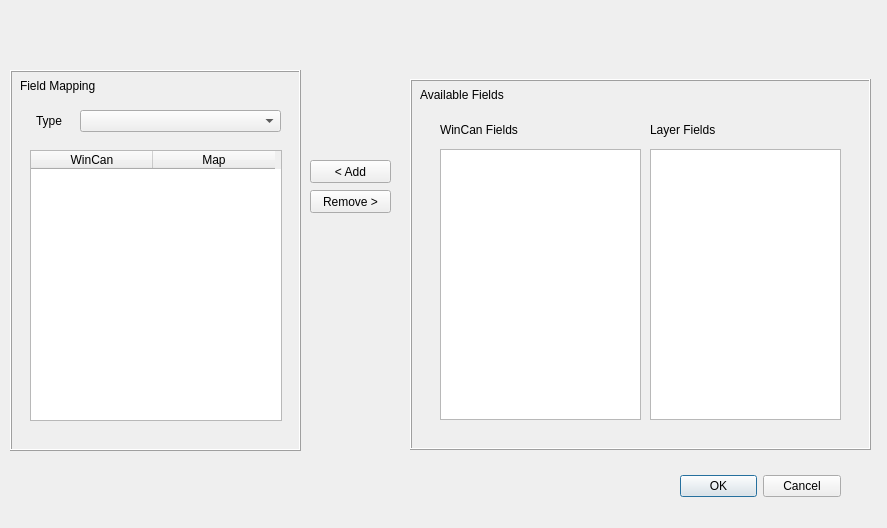
<?xml version="1.0" encoding="UTF-8"?>
<ui version="4.0">
 <class>VXDialogBase</class>
 <widget class="QDialog" name="VXDialogBase">
  <property name="enabled">
   <bool>true</bool>
  </property>
  <property name="geometry">
   <rect>
    <x>0</x>
    <y>0</y>
    <width>887</width>
    <height>528</height>
   </rect>
  </property>
  <property name="minimumSize">
   <size>
    <width>887</width>
    <height>528</height>
   </size>
  </property>
  <property name="maximumSize">
   <size>
    <width>887</width>
    <height>528</height>
   </size>
  </property>
  <property name="windowTitle">
   <string>Fields Mapping</string>
  </property>
  <property name="windowIcon">
   <iconset resource="../resources.qrc">
    <normaloff>:/Icons/Logo</normaloff>:/Icons/Logo</iconset>
  </property>
  <widget class="QDialogButtonBox" name="button_box">
   <property name="geometry">
    <rect>
     <x>680</x>
     <y>461</y>
     <width>161</width>
     <height>51</height>
    </rect>
   </property>
   <property name="sizePolicy">
    <sizepolicy hsizetype="Expanding" vsizetype="Expanding">
     <horstretch>0</horstretch>
     <verstretch>0</verstretch>
    </sizepolicy>
   </property>
   <property name="sizeIncrement">
    <size>
     <width>100</width>
     <height>100</height>
    </size>
   </property>
   <property name="styleSheet">
    <string notr="true"/>
   </property>
   <property name="orientation">
    <enum>Qt::Horizontal</enum>
   </property>
   <property name="standardButtons">
    <set>QDialogButtonBox::Cancel|QDialogButtonBox::Ok</set>
   </property>
  </widget>
  <widget class="QPushButton" name="addBtn">
   <property name="geometry">
    <rect>
     <x>310</x>
     <y>160</y>
     <width>81</width>
     <height>23</height>
    </rect>
   </property>
   <property name="text">
    <string>&lt; Add</string>
   </property>
  </widget>
  <widget class="QLabel" name="Logo">
   <property name="geometry">
    <rect>
     <x>315</x>
     <y>220</y>
     <width>71</width>
     <height>71</height>
    </rect>
   </property>
   <property name="text">
    <string/>
   </property>
   <property name="pixmap">
    <pixmap resource="../resources.qrc">:/Icons/Logo</pixmap>
   </property>
  </widget>
  <widget class="QFrame" name="frame">
   <property name="geometry">
    <rect>
     <x>410</x>
     <y>79</y>
     <width>461</width>
     <height>371</height>
    </rect>
   </property>
   <property name="frameShape">
    <enum>QFrame::Box</enum>
   </property>
   <property name="frameShadow">
    <enum>QFrame::Raised</enum>
   </property>
   <property name="lineWidth">
    <number>1</number>
   </property>
   <widget class="QListWidget" name="wincan_fields_list">
    <property name="geometry">
     <rect>
      <x>30</x>
      <y>70</y>
      <width>201</width>
      <height>271</height>
     </rect>
    </property>
   </widget>
   <widget class="QListWidget" name="layer_fields_list">
    <property name="geometry">
     <rect>
      <x>240</x>
      <y>70</y>
      <width>191</width>
      <height>271</height>
     </rect>
    </property>
   </widget>
   <widget class="QLabel" name="wincan_fields">
    <property name="geometry">
     <rect>
      <x>30</x>
      <y>40</y>
      <width>91</width>
      <height>21</height>
     </rect>
    </property>
    <property name="text">
     <string>WinCan Fields</string>
    </property>
   </widget>
   <widget class="QLabel" name="available_fields">
    <property name="geometry">
     <rect>
      <x>10</x>
      <y>0</y>
      <width>91</width>
      <height>31</height>
     </rect>
    </property>
    <property name="text">
     <string>Available Fields</string>
    </property>
   </widget>
   <widget class="QLabel" name="layer_fields">
    <property name="geometry">
     <rect>
      <x>240</x>
      <y>40</y>
      <width>81</width>
      <height>21</height>
     </rect>
    </property>
    <property name="text">
     <string>Layer Fields</string>
    </property>
   </widget>
  </widget>
  <widget class="QFrame" name="field_mapping">
   <property name="geometry">
    <rect>
     <x>10</x>
     <y>70</y>
     <width>291</width>
     <height>381</height>
    </rect>
   </property>
   <property name="styleSheet">
    <string notr="true"/>
   </property>
   <property name="frameShape">
    <enum>QFrame::Box</enum>
   </property>
   <property name="frameShadow">
    <enum>QFrame::Raised</enum>
   </property>
   <widget class="QTableWidget" name="mapping_table">
    <property name="geometry">
     <rect>
      <x>20</x>
      <y>80</y>
      <width>252</width>
      <height>271</height>
     </rect>
    </property>
    <property name="showGrid">
     <bool>true</bool>
    </property>
    <attribute name="horizontalHeaderDefaultSectionSize">
     <number>122</number>
    </attribute>
    <column>
     <property name="text">
      <string>WinCan</string>
     </property>
    </column>
    <column>
     <property name="text">
      <string>Map</string>
     </property>
    </column>
   </widget>
   <widget class="QLabel" name="field_mapping_lbl">
    <property name="geometry">
     <rect>
      <x>10</x>
      <y>0</y>
      <width>91</width>
      <height>31</height>
     </rect>
    </property>
    <property name="text">
     <string>Field Mapping</string>
    </property>
   </widget>
   <widget class="QComboBox" name="type_selector">
    <property name="geometry">
     <rect>
      <x>70</x>
      <y>40</y>
      <width>201</width>
      <height>22</height>
     </rect>
    </property>
    <property name="contextMenuPolicy">
     <enum>Qt::ActionsContextMenu</enum>
    </property>
   </widget>
   <widget class="QLabel" name="type_lbl">
    <property name="geometry">
     <rect>
      <x>26</x>
      <y>40</y>
      <width>31</width>
      <height>21</height>
     </rect>
    </property>
    <property name="text">
     <string>Type</string>
    </property>
   </widget>
  </widget>
  <widget class="QPushButton" name="removeBtn">
   <property name="geometry">
    <rect>
     <x>310</x>
     <y>190</y>
     <width>81</width>
     <height>23</height>
    </rect>
   </property>
   <property name="text">
    <string>Remove &gt;</string>
   </property>
  </widget>
  <zorder>frame</zorder>
  <zorder>button_box</zorder>
  <zorder>addBtn</zorder>
  <zorder>Logo</zorder>
  <zorder>field_mapping</zorder>
  <zorder>removeBtn</zorder>
 </widget>
 <resources>
  <include location="../resources.qrc"/>
 </resources>
 <connections>
  <connection>
   <sender>button_box</sender>
   <signal>accepted()</signal>
   <receiver>VXDialogBase</receiver>
   <slot>accept()</slot>
   <hints>
    <hint type="sourcelabel">
     <x>20</x>
     <y>20</y>
    </hint>
    <hint type="destinationlabel">
     <x>20</x>
     <y>20</y>
    </hint>
   </hints>
  </connection>
  <connection>
   <sender>button_box</sender>
   <signal>rejected()</signal>
   <receiver>VXDialogBase</receiver>
   <slot>reject()</slot>
   <hints>
    <hint type="sourcelabel">
     <x>20</x>
     <y>20</y>
    </hint>
    <hint type="destinationlabel">
     <x>20</x>
     <y>20</y>
    </hint>
   </hints>
  </connection>
 </connections>
</ui>
